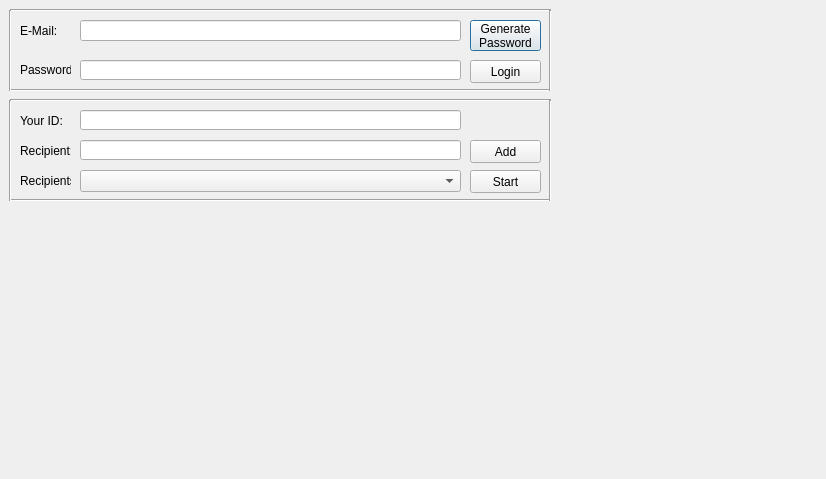
<?xml version="1.0" encoding="UTF-8"?>
<ui version="4.0">
 <class>qtAppClass</class>
 <widget class="QDialog" name="qtAppClass">
  <property name="geometry">
   <rect>
    <x>0</x>
    <y>0</y>
    <width>826</width>
    <height>479</height>
   </rect>
  </property>
  <property name="windowTitle">
   <string>qtApp</string>
  </property>
  <widget class="QLineEdit" name="eMailLineEdit">
   <property name="geometry">
    <rect>
     <x>80</x>
     <y>20</y>
     <width>381</width>
     <height>21</height>
    </rect>
   </property>
  </widget>
  <widget class="QLineEdit" name="passwdLineEdit">
   <property name="geometry">
    <rect>
     <x>80</x>
     <y>60</y>
     <width>381</width>
     <height>20</height>
    </rect>
   </property>
  </widget>
  <widget class="QLabel" name="label">
   <property name="geometry">
    <rect>
     <x>20</x>
     <y>20</y>
     <width>51</width>
     <height>21</height>
    </rect>
   </property>
   <property name="text">
    <string>E-Mail:</string>
   </property>
  </widget>
  <widget class="QLabel" name="label_2">
   <property name="geometry">
    <rect>
     <x>20</x>
     <y>60</y>
     <width>51</width>
     <height>20</height>
    </rect>
   </property>
   <property name="text">
    <string>Password:</string>
   </property>
  </widget>
  <widget class="QLabel" name="label_3">
   <property name="geometry">
    <rect>
     <x>20</x>
     <y>110</y>
     <width>51</width>
     <height>21</height>
    </rect>
   </property>
   <property name="text">
    <string>Your ID:</string>
   </property>
  </widget>
  <widget class="Line" name="line">
   <property name="geometry">
    <rect>
     <x>10</x>
     <y>80</y>
     <width>541</width>
     <height>20</height>
    </rect>
   </property>
   <property name="orientation">
    <enum>Qt::Horizontal</enum>
   </property>
  </widget>
  <widget class="Line" name="line_2">
   <property name="geometry">
    <rect>
     <x>10</x>
     <y>0</y>
     <width>541</width>
     <height>20</height>
    </rect>
   </property>
   <property name="orientation">
    <enum>Qt::Horizontal</enum>
   </property>
  </widget>
  <widget class="Line" name="line_3">
   <property name="geometry">
    <rect>
     <x>-10</x>
     <y>10</y>
     <width>41</width>
     <height>81</height>
    </rect>
   </property>
   <property name="orientation">
    <enum>Qt::Vertical</enum>
   </property>
  </widget>
  <widget class="Line" name="line_4">
   <property name="geometry">
    <rect>
     <x>540</x>
     <y>10</y>
     <width>21</width>
     <height>81</height>
    </rect>
   </property>
   <property name="orientation">
    <enum>Qt::Vertical</enum>
   </property>
  </widget>
  <widget class="QPushButton" name="genPasswdButton">
   <property name="geometry">
    <rect>
     <x>470</x>
     <y>20</y>
     <width>71</width>
     <height>31</height>
    </rect>
   </property>
   <property name="text">
    <string>Generate
Password</string>
   </property>
  </widget>
  <widget class="QLineEdit" name="yourIdLineEdit">
   <property name="geometry">
    <rect>
     <x>80</x>
     <y>110</y>
     <width>381</width>
     <height>20</height>
    </rect>
   </property>
   <property name="readOnly">
    <bool>true</bool>
   </property>
  </widget>
  <widget class="QLabel" name="label_4">
   <property name="geometry">
    <rect>
     <x>20</x>
     <y>140</y>
     <width>51</width>
     <height>21</height>
    </rect>
   </property>
   <property name="text">
    <string>Recipient:</string>
   </property>
  </widget>
  <widget class="QLineEdit" name="recipientIdLineEdit">
   <property name="geometry">
    <rect>
     <x>80</x>
     <y>140</y>
     <width>381</width>
     <height>20</height>
    </rect>
   </property>
  </widget>
  <widget class="QPushButton" name="addButton">
   <property name="geometry">
    <rect>
     <x>470</x>
     <y>140</y>
     <width>71</width>
     <height>23</height>
    </rect>
   </property>
   <property name="text">
    <string>Add</string>
   </property>
  </widget>
  <widget class="QComboBox" name="comboBox">
   <property name="geometry">
    <rect>
     <x>80</x>
     <y>170</y>
     <width>381</width>
     <height>22</height>
    </rect>
   </property>
  </widget>
  <widget class="QLabel" name="label_5">
   <property name="geometry">
    <rect>
     <x>20</x>
     <y>170</y>
     <width>51</width>
     <height>21</height>
    </rect>
   </property>
   <property name="text">
    <string>Recipients:</string>
   </property>
  </widget>
  <widget class="QPushButton" name="startButton">
   <property name="geometry">
    <rect>
     <x>470</x>
     <y>170</y>
     <width>71</width>
     <height>23</height>
    </rect>
   </property>
   <property name="text">
    <string>Start</string>
   </property>
  </widget>
  <widget class="Line" name="line_5">
   <property name="geometry">
    <rect>
     <x>10</x>
     <y>190</y>
     <width>541</width>
     <height>20</height>
    </rect>
   </property>
   <property name="orientation">
    <enum>Qt::Horizontal</enum>
   </property>
  </widget>
  <widget class="Line" name="line_6">
   <property name="geometry">
    <rect>
     <x>10</x>
     <y>90</y>
     <width>541</width>
     <height>20</height>
    </rect>
   </property>
   <property name="orientation">
    <enum>Qt::Horizontal</enum>
   </property>
  </widget>
  <widget class="Line" name="line_7">
   <property name="geometry">
    <rect>
     <x>-10</x>
     <y>100</y>
     <width>41</width>
     <height>101</height>
    </rect>
   </property>
   <property name="orientation">
    <enum>Qt::Vertical</enum>
   </property>
  </widget>
  <widget class="Line" name="line_8">
   <property name="geometry">
    <rect>
     <x>530</x>
     <y>100</y>
     <width>41</width>
     <height>101</height>
    </rect>
   </property>
   <property name="orientation">
    <enum>Qt::Vertical</enum>
   </property>
  </widget>
  <widget class="QPushButton" name="loginButton">
   <property name="geometry">
    <rect>
     <x>470</x>
     <y>60</y>
     <width>71</width>
     <height>23</height>
    </rect>
   </property>
   <property name="text">
    <string>Login</string>
   </property>
  </widget>
 </widget>
 <layoutdefault spacing="6" margin="11"/>
 <resources>
  <include location="qtapp.qrc"/>
 </resources>
 <connections>
  <connection>
   <sender>loginButton</sender>
   <signal>clicked()</signal>
   <receiver>qtAppClass</receiver>
   <slot>loginButton_click()</slot>
   <hints>
    <hint type="sourcelabel">
     <x>509</x>
     <y>78</y>
    </hint>
    <hint type="destinationlabel">
     <x>561</x>
     <y>73</y>
    </hint>
   </hints>
  </connection>
  <connection>
   <sender>genPasswdButton</sender>
   <signal>clicked()</signal>
   <receiver>qtAppClass</receiver>
   <slot>genPasswdButton_click()</slot>
   <hints>
    <hint type="sourcelabel">
     <x>527</x>
     <y>35</y>
    </hint>
    <hint type="destinationlabel">
     <x>590</x>
     <y>38</y>
    </hint>
   </hints>
  </connection>
  <connection>
   <sender>addButton</sender>
   <signal>clicked()</signal>
   <receiver>qtAppClass</receiver>
   <slot>addButton_click()</slot>
   <hints>
    <hint type="sourcelabel">
     <x>496</x>
     <y>150</y>
    </hint>
    <hint type="destinationlabel">
     <x>592</x>
     <y>150</y>
    </hint>
   </hints>
  </connection>
  <connection>
   <sender>startButton</sender>
   <signal>clicked()</signal>
   <receiver>qtAppClass</receiver>
   <slot>startButton_click()</slot>
   <hints>
    <hint type="sourcelabel">
     <x>509</x>
     <y>182</y>
    </hint>
    <hint type="destinationlabel">
     <x>632</x>
     <y>183</y>
    </hint>
   </hints>
  </connection>
 </connections>
 <slots>
  <slot>loginButton_click()</slot>
  <slot>genPasswdButton_click()</slot>
  <slot>startButton_click()</slot>
  <slot>addButton_click()</slot>
 </slots>
</ui>
